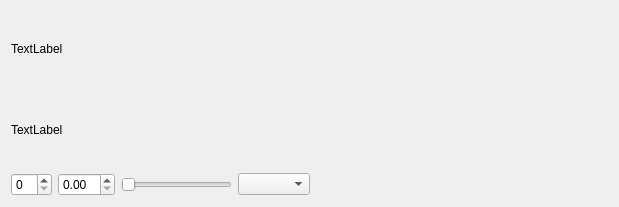
<?xml version="1.0" encoding="UTF-8"?>
<ui version="4.0">
 <class>ParamWidget</class>
 <widget class="QWidget" name="ParamWidget">
  <property name="geometry">
   <rect>
    <x>0</x>
    <y>0</y>
    <width>619</width>
    <height>207</height>
   </rect>
  </property>
  <property name="windowTitle">
   <string>Form</string>
  </property>
  <layout class="QHBoxLayout" name="horizontalLayout_2">
   <item>
    <layout class="QVBoxLayout" name="verticalLayout">
     <item>
      <widget class="QLabel" name="titleLabel">
       <property name="text">
        <string>TextLabel</string>
       </property>
      </widget>
     </item>
     <item>
      <widget class="QLabel" name="descriptionLabel">
       <property name="text">
        <string>TextLabel</string>
       </property>
       <property name="wordWrap">
        <bool>true</bool>
       </property>
      </widget>
     </item>
     <item>
      <layout class="QHBoxLayout" name="horizontalLayout">
       <item>
        <widget class="QSpinBox" name="intSpinBox"/>
       </item>
       <item>
        <widget class="QDoubleSpinBox" name="doubleSpinBox"/>
       </item>
       <item>
        <widget class="QSlider" name="valueSlider">
         <property name="maximum">
          <number>100</number>
         </property>
         <property name="orientation">
          <enum>Qt::Horizontal</enum>
         </property>
        </widget>
       </item>
       <item>
        <widget class="QComboBox" name="valueComboBox"/>
       </item>
      </layout>
     </item>
    </layout>
   </item>
   <item>
    <spacer name="horizontalSpacer">
     <property name="orientation">
      <enum>Qt::Horizontal</enum>
     </property>
     <property name="sizeHint" stdset="0">
      <size>
       <width>40</width>
       <height>20</height>
      </size>
     </property>
    </spacer>
   </item>
  </layout>
 </widget>
 <resources/>
 <connections/>
</ui>
